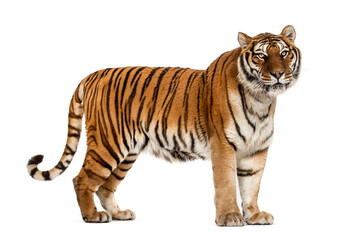
#> input picture Lab 1/tiger.png, 351 x 240 px
$ jupyter execute Lab1.ipynb
#> lines starting #> are read from the running program, lines starting #| are printed output that depends on the picture
# LAB1: Installing OpenCV and Basic Image Operations

## What is an Image?
An **image** is a visual representation of something, typically in the form of a 2D matrix of pixel values. Each pixel contains color information (such as RGB values) or intensity (in grayscale). Images can be grayscale, color (e.g., RGB, BGR), or even binary.

- **Grayscale Image:** Each pixel has a single value representing intensity (0 = black, 255 = white).

- **Color Image:** Each pixel has multiple values (e.g., Red, Green, Blue) representing color intensity.

---

## Image Processing and Its Importance
**Image Processing** involves performing operations on images to enhance, analyze, or extract useful information from them. It is widely used in:

- Medical imaging (X-rays, MRIs)

- Object detection and recognition (in self-driving cars, security systems)

- Robotics and automation

- Photography and editing

- Remote sensing and satellite imagery

**Importance:**

- Enhances image quality

- Reduces noise

- Allows for object tracking and feature detection

- Enables machine vision and AI applications

---

## OpenCV Library

**OpenCV (Open Source Computer Vision Library)** is an open-source library designed for computational efficiency and real-time applications. It provides a vast range of tools for image and video processing.

**Key features:**

- Image filtering, transformations

- Face and object detection

- Video analysis

- Integration with deep learning frameworks

# Operations on an Image
### 1. Load the Image Using OpenCV Library Functions

[cell 1]
import cv2
img = cv2.imread('tiger.png', cv2.IMREAD_GRAYSCALE)
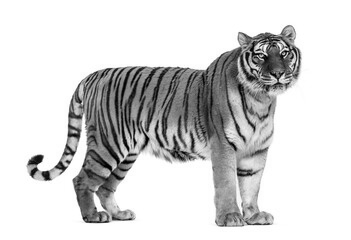
#> img: shape (240, 351); min 0, max 255, mean 211

### 2. Show the Image Using Matplotlib Library

[cell 2]
import matplotlib.pyplot as plt


plt.imshow(img, cmap='gray')
plt.title("Grayscale Image")
plt.axis('off')
plt.show()

### 3. Convert the Image to Other Color Formats and Display

[cell 3]
img_color = cv2.imread('tiger.png', cv2.IMREAD_COLOR)
#> img_color is the input picture: shape (240, 351, 3); mean B, G, R 196.9, 208.7, 221.7

img_rgb = cv2.cvtColor(img_color, cv2.COLOR_BGR2RGB)

img_gray = cv2.cvtColor(img_color, cv2.COLOR_BGR2GRAY)

plt.figure(figsize=(12, 4))

plt.subplot(1, 3, 1)
plt.imshow(cv2.cvtColor(img_color, cv2.COLOR_BGR2RGB))
plt.title("Original (RGB)")
plt.axis('off')

plt.subplot(1, 3, 2)
plt.imshow(img_color)
plt.title("BGR Image")
plt.axis('off')

plt.subplot(1, 3, 3)
plt.imshow(img_gray, cmap='gray')
plt.title("Grayscale Image")
plt.axis('off')

plt.show()
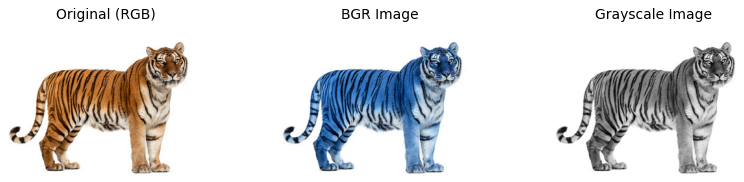
#> figure drawn by matplotlib, 3 panels; B, G, R data is drawn as R, G, B
